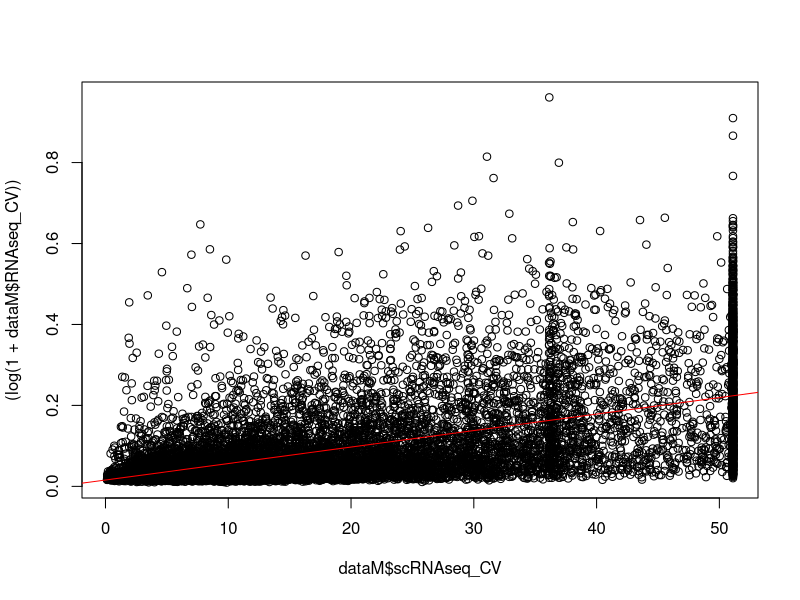
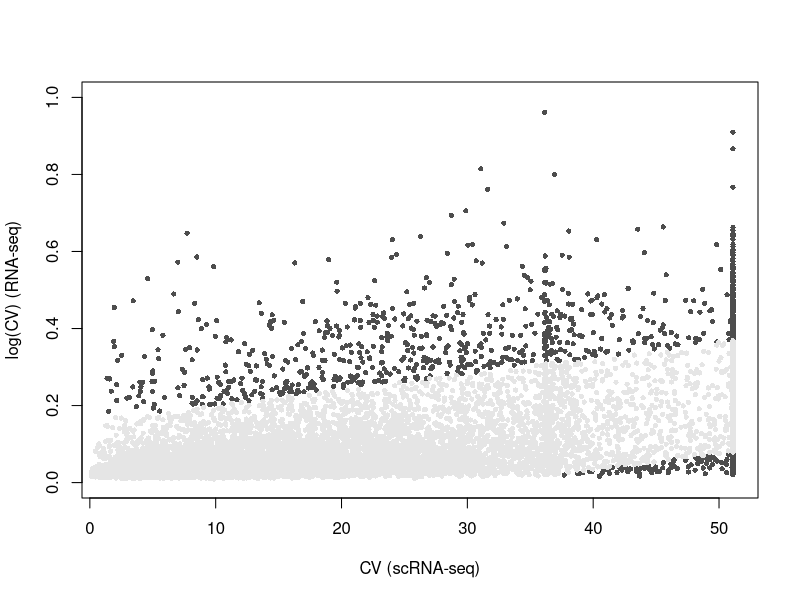

These charts were generated, in order, by the following R code: (Note: this script raises an error after producing the figures.)
dataM <- read.csv("dataFiles/dataM.csv")
dataT <- read.csv("dataFiles/dataT.csv")

# Linear model
lmM <- lm(formula = (log(1+RNAseq_CV))~scRNAseq_CV, data = dataM)
plot((log(1+dataM$RNAseq_CV))~dataM$scRNAseq_CV)
abline(lmM, col= "red")

# Confidence intervals
ci <- predict(object = lmM,newdata = data.frame(scRNAseq_CV= dataM$scRNAseq_CV), interval="predict", level = 0.9)
limits <- cbind(gene= dataM$ENSEMBL,x=dataM$scRNAseq_CV,y=log(1+dataM$RNAseq_CV),ci)

# Split the groups
pdf("genesByGroup/M-plotGroups.pdf")
g1 <- limits[limits[,3]>limits[,6],]
plot(x = g1[,2], y = g1[,3], col = "gray30", pch = 16, cex= 0.7, ylim=c(0,1), xlab = "CV (scRNA-seq)", ylab= "log(CV) (RNA-seq)")
g3 <- limits[limits[,3]<limits[,5],]
points(x = g3[,2], y = g3[,3], col = "gray30", pch = 16, cex= 0.7)
g2 <- limits[((limits[,3]<limits[,6])&(limits[,3]>limits[,5])),]
points(x = g2[,2], y = g2[,3], col = "gray90", pch = 16, cex= 0.7)
dev.off()

# Output files
writeLines(text = as.vector(dataM$ENSEMBL[g1[,1]]),con='genesByGroup/M-G1.txt')
writeLines(text = as.vector(dataM$ENSEMBL[g2[,1]]),con='genesByGroup/M-G2.txt')
writeLines(text = as.vector(dataM$ENSEMBL[g3[,1]]),con='genesByGroup/M-G3.txt')

### T - CELLS
dataT <- read.csv("dataFiles/dataT.csv")

# Linear model
lmM <- lm(formula = (log(1+RNAseq_CV))~scRNAseq_CV, data = dataT)
plot((log(1+dataT$RNAseq_CV))~dataT$scRNAseq_CV)
abline(lmM, col= "red")

# Confidence intervals
ci <- predict(object = lmM,newdata = data.frame(scRNAseq_CV= dataT$scRNAseq_CV), interval="predict", level = 0.9)
limits <- cbind(gene= dataT$ENSEMBL,x=dataT$scRNAseq_CV,y=log(1+dataT$RNAseq_CV),ci)

# Split the groups
pdf("genesByGroup/T-plotGroups.pdf")
g1 <- limits[limits[,3]>limits[,6],]
plot(x = g1[,2], y = g1[,3], col = "gray30", pch = 16, cex= 0.7, ylim=c(0,1), xlab = "CV (scRNA-seq)", ylab= "log(CV) (RNA-seq)")
g3 <- limits[limits[,3]<limits[,5],]
points(x = g3[,2], y = g3[,3], col = "gray30", pch = 16, cex= 0.7)
g2 <- limits[((limits[,3]<limits[,6])&(limits[,3]>limits[,5])),]
points(x = g2[,2], y = g2[,3], col = "gray90", pch = 16, cex= 0.7)
dev.off()

# Output files
writeLines(text = as.vector(dataT$ENSEMBL[g1[,1]]),con='genesByGroup/T-G1.txt')
writeLines(text = as.vector(dataT$ENSEMBL[g2[,1]]),con='genesByGroup/T-G2.txt')
writeLines(text = as.vector(dataT$ENSEMBL[g3[,1]]),con='genesByGroup/T-G3.txt')

